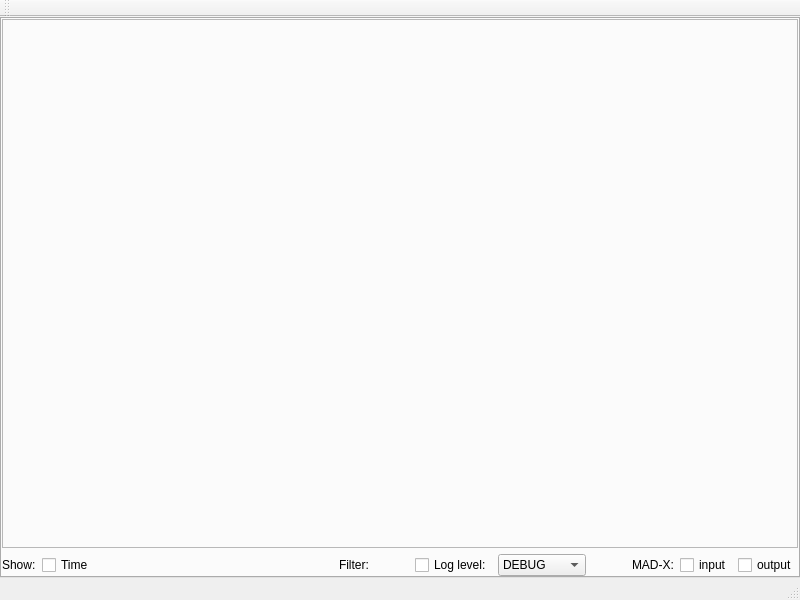
<?xml version="1.0" encoding="UTF-8"?>
<ui version="4.0">
 <class>MainWindow</class>
 <widget class="QMainWindow" name="MainWindow">
  <property name="geometry">
   <rect>
    <x>0</x>
    <y>0</y>
    <width>800</width>
    <height>600</height>
   </rect>
  </property>
  <property name="windowTitle">
   <string>madgui</string>
  </property>
  <widget class="QWidget" name="centralwidget">
   <layout class="QVBoxLayout">
    <property name="leftMargin">
     <number>0</number>
    </property>
    <property name="topMargin">
     <number>0</number>
    </property>
    <property name="rightMargin">
     <number>0</number>
    </property>
    <property name="bottomMargin">
     <number>0</number>
    </property>
    <item>
     <widget class="QTabWidget" name="notebook">
      <property name="tabBarAutoHide">
       <bool>true</bool>
      </property>
      <widget class="QWidget" name="logTabWidget">
       <attribute name="title">
        <string>Log</string>
       </attribute>
       <layout class="QVBoxLayout" stretch="1,0">
        <property name="leftMargin">
         <number>0</number>
        </property>
        <property name="topMargin">
         <number>0</number>
        </property>
        <property name="rightMargin">
         <number>0</number>
        </property>
        <property name="bottomMargin">
         <number>0</number>
        </property>
        <item>
         <widget class="LogWindow" name="logWidget">
          <property name="frameShape">
           <enum>QFrame::StyledPanel</enum>
          </property>
          <property name="frameShadow">
           <enum>QFrame::Raised</enum>
          </property>
         </widget>
        </item>
        <item>
         <layout class="QHBoxLayout">
          <item>
           <widget class="QLabel">
            <property name="text">
             <string>Show:</string>
            </property>
           </widget>
          </item>
          <item>
           <widget class="QCheckBox" name="timeCheckBox">
            <property name="text">
             <string>Time</string>
            </property>
           </widget>
          </item>
          <item>
           <spacer>
            <property name="orientation">
             <enum>Qt::Horizontal</enum>
            </property>
            <property name="sizeHint" stdset="0">
             <size>
              <width>40</width>
              <height>20</height>
             </size>
            </property>
           </spacer>
          </item>
          <item>
           <widget class="QLabel">
            <property name="text">
             <string>Filter:</string>
            </property>
           </widget>
          </item>
          <item>
           <spacer>
            <property name="orientation">
             <enum>Qt::Horizontal</enum>
            </property>
            <property name="sizeType">
             <enum>QSizePolicy::Fixed</enum>
            </property>
            <property name="sizeHint" stdset="0">
             <size>
              <width>40</width>
              <height>20</height>
             </size>
            </property>
           </spacer>
          </item>
          <item>
           <widget class="QCheckBox" name="loggingCheckBox">
            <property name="text">
             <string>Log level:</string>
            </property>
           </widget>
          </item>
          <item>
           <widget class="QComboBox" name="loglevelComboBox">
            <item>
             <property name="text">
              <string>DEBUG</string>
             </property>
            </item>
            <item>
             <property name="text">
              <string>INFO</string>
             </property>
            </item>
            <item>
             <property name="text">
              <string>WARNING</string>
             </property>
            </item>
            <item>
             <property name="text">
              <string>ERROR</string>
             </property>
            </item>
            <item>
             <property name="text">
              <string>CRITICAL</string>
             </property>
            </item>
           </widget>
          </item>
          <item>
           <spacer>
            <property name="orientation">
             <enum>Qt::Horizontal</enum>
            </property>
            <property name="sizeType">
             <enum>QSizePolicy::Fixed</enum>
            </property>
            <property name="sizeHint" stdset="0">
             <size>
              <width>40</width>
              <height>20</height>
             </size>
            </property>
           </spacer>
          </item>
          <item>
           <widget class="QLabel">
            <property name="text">
             <string>MAD-X:</string>
            </property>
           </widget>
          </item>
          <item>
           <widget class="QCheckBox" name="madxInputCheckBox">
            <property name="text">
             <string>input</string>
            </property>
           </widget>
          </item>
          <item>
           <widget class="QCheckBox" name="madxOutputCheckBox">
            <property name="text">
             <string>output</string>
            </property>
           </widget>
          </item>
         </layout>
        </item>
       </layout>
      </widget>
     </widget>
    </item>
   </layout>
  </widget>
  <widget class="QStatusBar" name="statusbar"/>
  <widget class="QToolBar" name="toolbar">
   <property name="windowTitle">
    <string>toolBar</string>
   </property>
   <attribute name="toolBarArea">
    <enum>TopToolBarArea</enum>
   </attribute>
   <attribute name="toolBarBreak">
    <bool>false</bool>
   </attribute>
  </widget>
 </widget>
 <customwidgets>
  <customwidget>
   <class>LogWindow</class>
   <extends>QFrame</extends>
   <header>madgui/widget/log.h</header>
   <container>1</container>
  </customwidget>
 </customwidgets>
 <resources/>
 <connections>
  <connection>
   <sender>loggingCheckBox</sender>
   <signal>clicked(bool)</signal>
   <receiver>loglevelComboBox</receiver>
   <slot>setEnabled(bool)</slot>
  </connection>
 </connections>
</ui>
